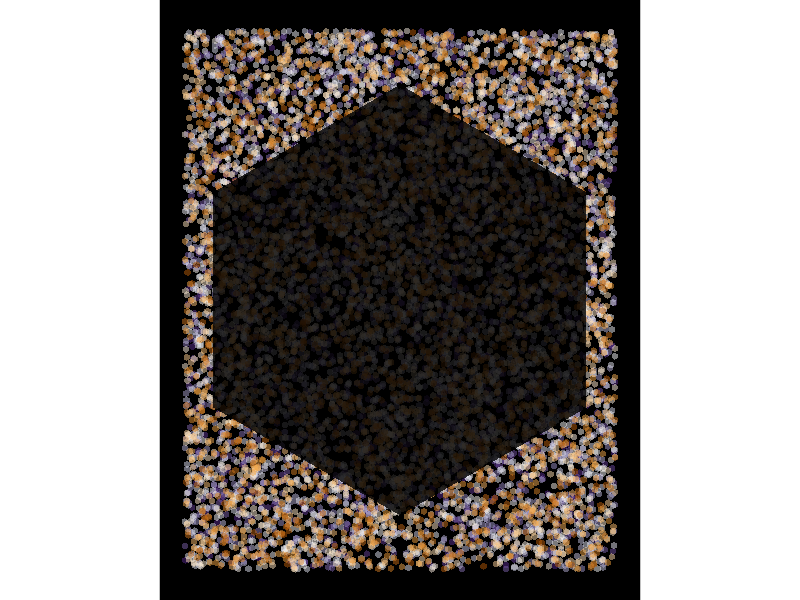
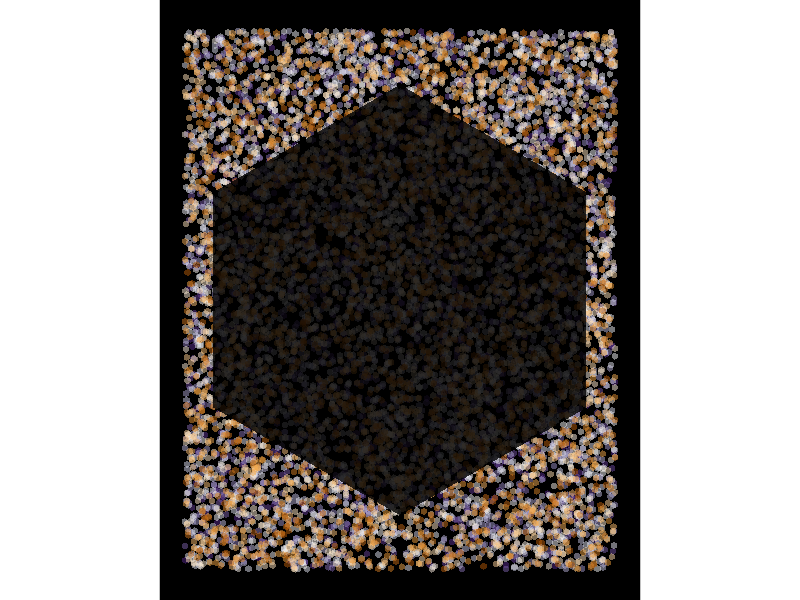

These figures' R source, in order:
# Genuary 2022 day 1: draw 10,000 of something
# Cameron Patrick <cameron@largestprime.net>

library(tidyverse)

set.seed(2022)

hex_points <- tribble(
  ~x, ~y,
  0, -1,
  sqrt(3)/2, -0.5,
  sqrt(3)/2, 0.5,
  0, 1,
  -sqrt(3)/2, 0.5,
  -sqrt(3)/2, -0.5,
)

giant_hex_scale <- 60
aspect <- 1.25
density <- 16 / 9

n_points <- giant_hex_scale^2 * aspect^2 * density

giant_hex <- mutate(
  hex_points,
  x = x * giant_hex_scale,
  y = y * giant_hex_scale
)

hexes <- 
  tibble(
    cx = runif(n_points, -giant_hex_scale, giant_hex_scale),
    cy = runif(n_points, -aspect * giant_hex_scale, aspect * giant_hex_scale),
    id = 1:n_points
  ) %>%
  expand_grid(hex_points) %>%
  mutate(x = x + cx,
         y = y + cy)

ggplot(hexes, aes(x = x, y = y, group = id, fill = id)) +
  geom_polygon(alpha = 0.5, colour = NA) +
  geom_polygon(data = giant_hex,
               aes(x = x, y = y),
               inherit.aes = FALSE,
               alpha = 0.8,
               fill = "black") +
  coord_fixed() +
  scale_fill_distiller(palette = "PuOr") +
  theme_void() +
  theme(legend.position = "none",
        panel.background = element_rect(fill = "black"))

ggsave("day1.png", width = 8, height = 10, units = "in", dpi = 600)
